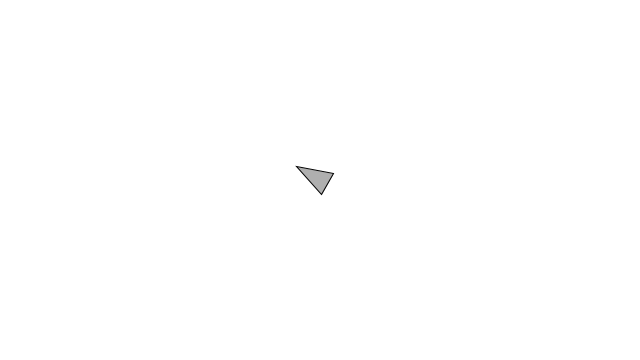
Frame 1 (no input)
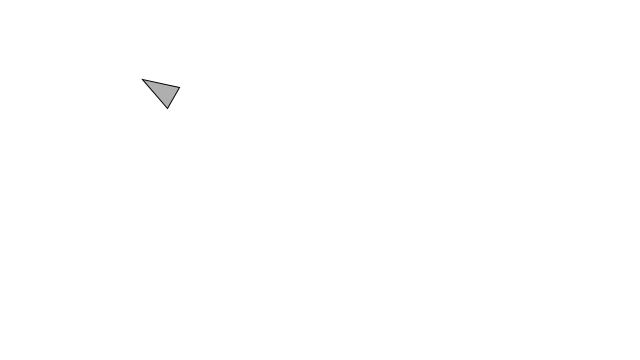
Frame 60 (the mouse pressed at the canvas centre just before this capture)
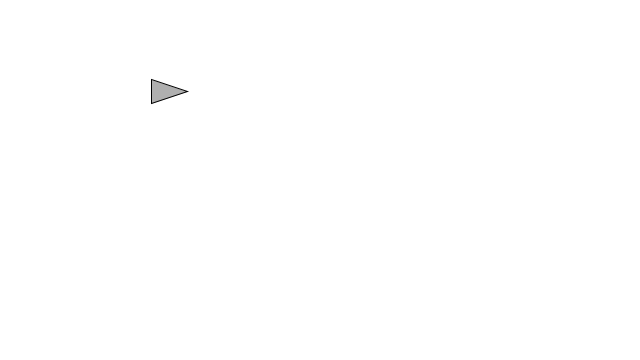
Frame 120 (the mouse held since frame 60 and released just before this capture)

The Processing sketch that drew these frames (run headless with seeded random() and noise(); from frame 60 on, the mouse is pressed at the canvas centre):

// Processing sketch: CarClass
// ── CarClass.pde
Car c;

void setup() {
  size(640, 360);

  c = new Car(width/2, height/2);
}

void draw() {
  background(255);
  PVector mouse = new PVector(mouseX-width/2, mouseY-height/2);
  c.update(mouse);
  c.display();
}

// ── Car.pde
class Car
{
  PVector loc;
  PVector vel;
  PVector acc;
  float r;
  float x;
  float y;
  float maxspeed = 3;

  Car(float x_, float y_) {
    x = x_;
    y = y_;
    loc = new PVector(x, y);
    vel = new PVector(0, 0);
    r = 12;
  }

  void run() {
  }


  void update(PVector mouse) {
    mouse.normalize();
    mouse.mult(maxspeed);
    println(loc);
    vel = mouse;

    loc.add(vel);
  }

  void display() {
    //theta = 向量的角
    //theta = 向量的角度
    float theta = vel.heading2D()+radians(90);  //返回一个向量的弧度
    pushMatrix();
    translate(loc.x, loc.y);
    fill(175);
    rotate(theta);
    beginShape();
    vertex(-r, r);
    vertex(r, r);
    vertex(0, -2*r);
    endShape(CLOSE);
    popMatrix();
  }
}

// ── Car2.pde
class Car2{
  Car2(){
  
  }
  
  
  void update(){
    
  }
  
  void dispay(){
  
  }
  
}
